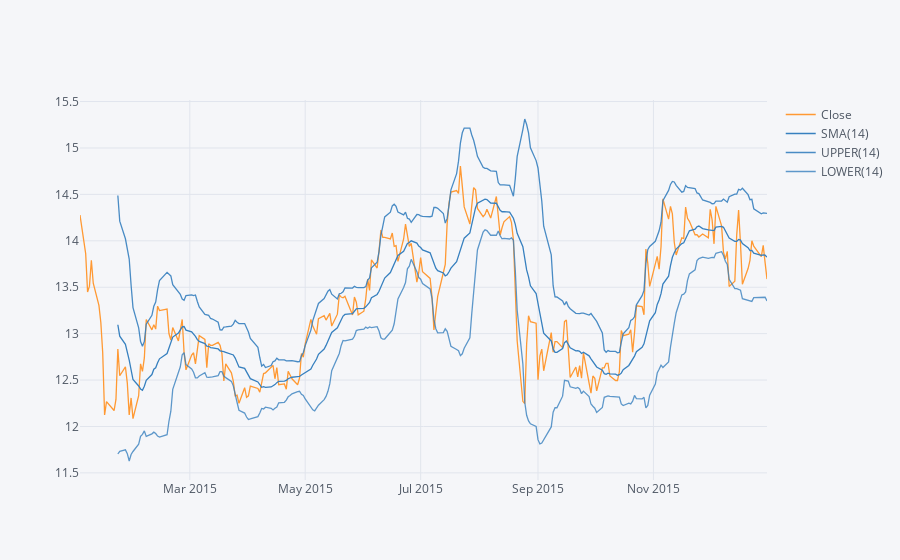

The notebook cell saved with this chart:
### Markdown cell above
**Use .ta_plot(study='boll') to create a Bollinger Band Plot for Bank of America for the year 2015.**

### Code cell
BAC['Close'].loc['2015-01-01':'2016-01-01'].ta_plot(study='boll')

### Figure 1 — Plotly figure (JSON) as saved in the notebook; plotly's stock layout.template omitted (floating-point values rounded to 4 significant figures; data arrays with more than 128 entries replaced by an {"elided": "..."} marker saying what was removed)
{"data": [{"line": {"color": "rgba(255, 153, 51, 1.0)", "dash": "solid", "shape": "linear", "width": 1.3}, "mode": "lines", "name": "Close", "text": "", "type": "scatter", "x": {"elided": "252 str values"}, "y": {"elided": "252 float values"}}, {"line": {"color": "rgba(55, 128, 191, 1.0)", "dash": "solid", "shape": "linear", "width": 1.3}, "mode": "lines", "name": "SMA(14)", "text": "", "type": "scatter", "x": {"elided": "252 str values"}, "y": {"elided": "252 mixed values"}}, {"line": {"color": "rgba(55, 128, 191, 0.8999999999999999)", "dash": "solid", "shape": "linear", "width": 1.3}, "mode": "lines", "name": "UPPER(14)", "text": "", "type": "scatter", "x": {"elided": "252 str values"}, "y": {"elided": "252 mixed values"}}, {"line": {"color": "rgba(55, 128, 191, 0.7999999999999998)", "dash": "solid", "shape": "linear", "width": 1.3}, "mode": "lines", "name": "LOWER(14)", "text": "", "type": "scatter", "x": {"elided": "252 str values"}, "y": {"elided": "252 mixed values"}}], "layout": {"legend": {"bgcolor": "#F5F6F9", "font": {"color": "#4D5663"}}, "paper_bgcolor": "#F5F6F9", "plot_bgcolor": "#F5F6F9", "title": {"font": {"color": "#4D5663"}}, "xaxis": {"gridcolor": "#E1E5ED", "showgrid": true, "tickfont": {"color": "#4D5663"}, "title": {"font": {"color": "#4D5663"}, "text": ""}, "zerolinecolor": "#E1E5ED"}, "yaxis": {"gridcolor": "#E1E5ED", "showgrid": true, "tickfont": {"color": "#4D5663"}, "title": {"font": {"color": "#4D5663"}, "text": ""}, "zerolinecolor": "#E1E5ED"}}}
